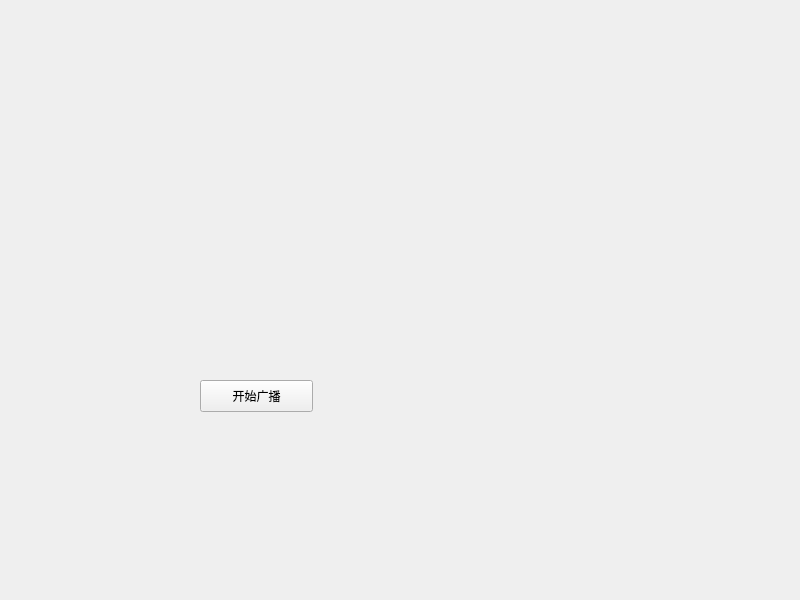
<?xml version="1.0" encoding="UTF-8"?>
<ui version="4.0">
 <class>Widget</class>
 <widget class="QWidget" name="Widget">
  <property name="geometry">
   <rect>
    <x>0</x>
    <y>0</y>
    <width>800</width>
    <height>600</height>
   </rect>
  </property>
  <property name="windowTitle">
   <string>Widget</string>
  </property>
  <widget class="QPushButton" name="pushButton">
   <property name="geometry">
    <rect>
     <x>200</x>
     <y>380</y>
     <width>113</width>
     <height>32</height>
    </rect>
   </property>
   <property name="text">
    <string>开始广播</string>
   </property>
  </widget>
 </widget>
 <resources/>
 <connections/>
</ui>
